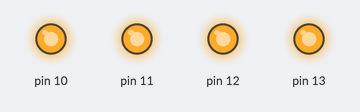
The sketch below on a simulated Arduino Uno, built with avr-gcc and run on an emulated ATmega328P. Parts: output pins drawn as LEDs (lit = HIGH).

Above: at 0.5 s.
At 1.5 s:
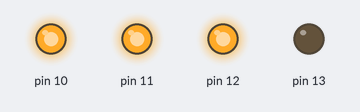
At 2.5 s:
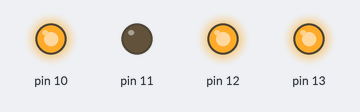
At 3.5 s:
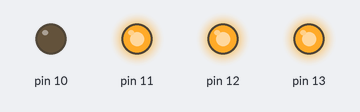
At 5.5 s:
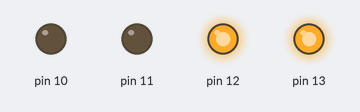
At 7.5 s:
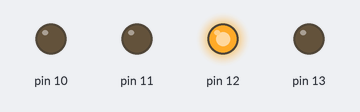
Timing chart, 0 to 9.2 s (numbered marks = the images above):
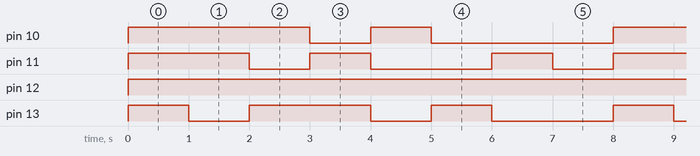

The sketch:

LED_RGB_ON_OFF.ino
```cpp
void setup()
{
pinMode(13, OUTPUT);
pinMode(12, OUTPUT);
pinMode(11, OUTPUT);
pinMode(10, OUTPUT);
}
void loop() {
  digitalWrite(12, 1) ;   digitalWrite(13, 1) ;   digitalWrite(11, 1) ;   digitalWrite(10, 1) ;
  delay(1000);
  digitalWrite(12, 1) ;   digitalWrite(13, 0) ;   digitalWrite(11, 1) ;   digitalWrite(10, 1) ;
  delay(1000);
  digitalWrite(12, 1) ;   digitalWrite(13, 1) ;   digitalWrite(11, 0) ;   digitalWrite(10, 1) ;
  delay(1000);
  digitalWrite(12, 1) ;   digitalWrite(13, 1) ;   digitalWrite(11, 1) ;   digitalWrite(10, 0) ;
  delay(1000);
  digitalWrite(12, 1) ;   digitalWrite(13, 0) ;   digitalWrite(11, 0) ;   digitalWrite(10, 1) ;
  delay(1000);
  digitalWrite(12, 1) ;   digitalWrite(13, 1) ;   digitalWrite(11, 0) ;   digitalWrite(10, 0) ;
  delay(1000);
  digitalWrite(12, 1) ;   digitalWrite(13, 0) ;   digitalWrite(11, 1) ;   digitalWrite(10, 0) ;
  delay(1000);
  digitalWrite(12, 1) ;   digitalWrite(13, 0) ;   digitalWrite(11, 0) ;   digitalWrite(10, 0) ;
  delay(1000);
}
```

Measured:
- by itself, pin 10: repeats every 8.0 s: LOW 1.0 s, HIGH 1.0 s, LOW 3.0 s, HIGH 3.0 s
- by itself, pin 11: repeats every 8.0 s: LOW 1.0 s, HIGH 1.0 s, LOW 2.0 s, HIGH 1.0 s, LOW 1.0 s, HIGH 2.0 s
- by itself, pin 12: LOW → HIGH at 0.00 s
- by itself, pin 13: repeats every 8.0 s: LOW 1.0 s, HIGH 2.0 s, LOW 1.0 s, HIGH 1.0 s, LOW 2.0 s, HIGH 1.0 s
